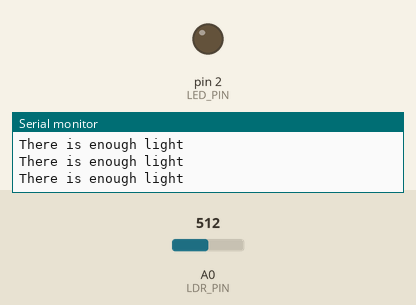
Simulated run of this sketch. Board: Arduino Uno, built with avr-gcc and run on an emulated ATmega328P. Shown: output pins drawn as LEDs (lit = HIGH), the last lines printed to the serial monitor. The test bench sets the inputs (shaded band); at power-on: A0 (LDR_PIN) = 512.

Above: at 1.2 s.
1.3 s: A0 (LDR_PIN) set to 312
2.8 s: A0 (LDR_PIN) set to 287
At 3.6 s:
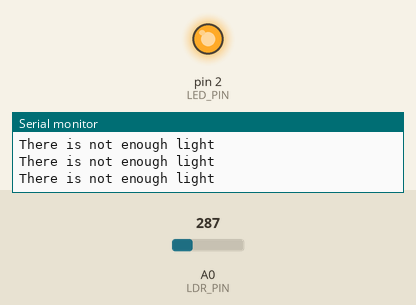
4.3 s: A0 (LDR_PIN) set to 306
At 5.5 s:
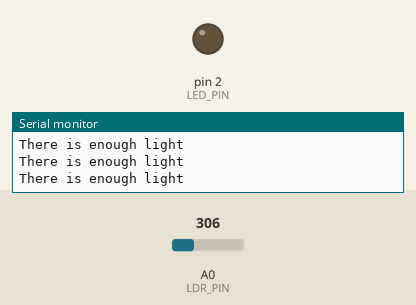
6.0 s: A0 (LDR_PIN) set to 290
At 7.5 s:
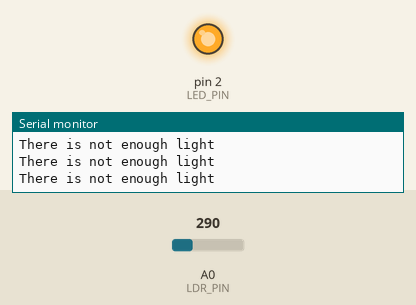
Timing chart, 0 to 8.8 s (numbered marks = the images above; inputs shaded):
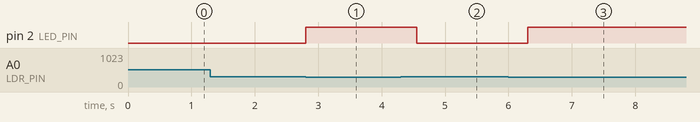

Measured:
- the behaviour switches between 301 and 300 on A0 (LDR_PIN) (found by bisection; images 0 and 1)
- after the input at 2.8 s, pin 2 (LED_PIN): LOW → HIGH at once
- after the input at 4.3 s, pin 2 (LED_PIN): HIGH → LOW after 0.25 s
- after the input at 6.0 s, pin 2 (LED_PIN): LOW → HIGH after 0.31 s

The sketch:

smart_street_light.ino
```cpp
const int LDR_PIN = A0;
const int LED_PIN = 2;
void setup() {
  // put your setup code here, to run once:
  Serial.begin(9600);
  pinMode(LDR_PIN, INPUT);
  pinMode(LED_PIN, OUTPUT);
  Serial.println("LDR Calibration System Ready.....");
}

void loop() {
  // put your main code here, to run repeatedly:
  int LDR_VALUE = analogRead(LDR_PIN);
  if (LDR_VALUE <= 300) {
    digitalWrite(LED_PIN, HIGH);
    Serial.println("There is not enough light");
  }
  else {
    digitalWrite(LED_PIN, LOW);
    Serial.println("There is enough light");
  }
  delay(350);
}
```
